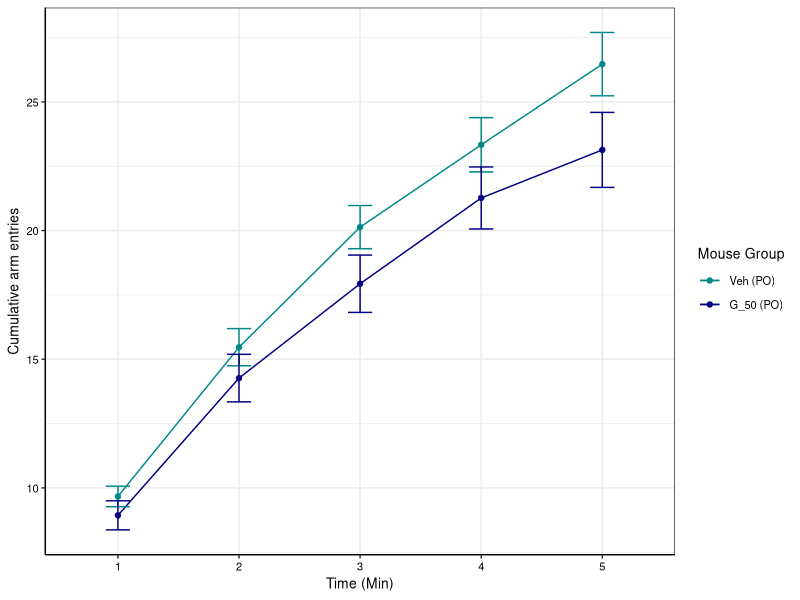
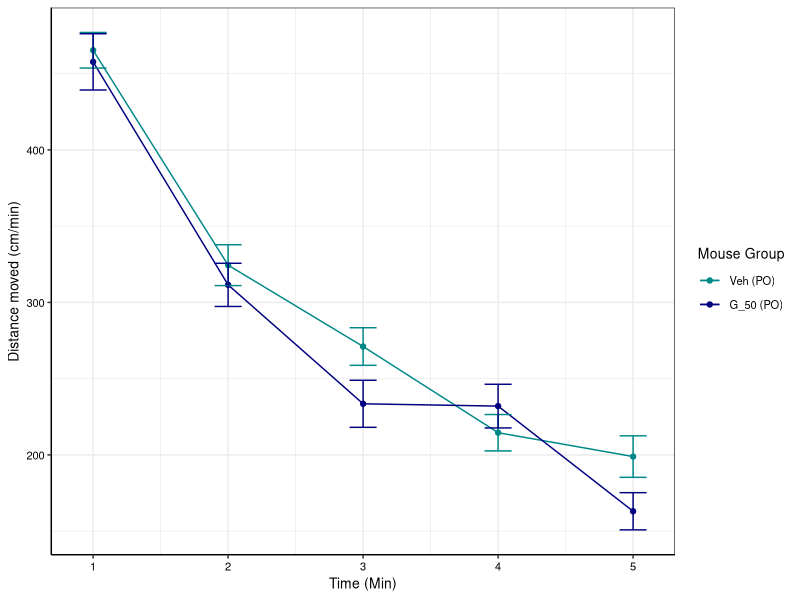
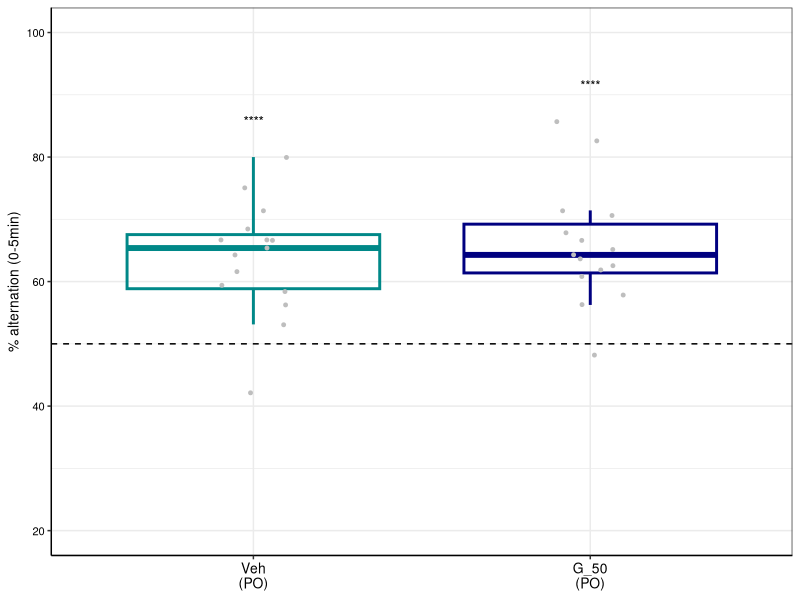
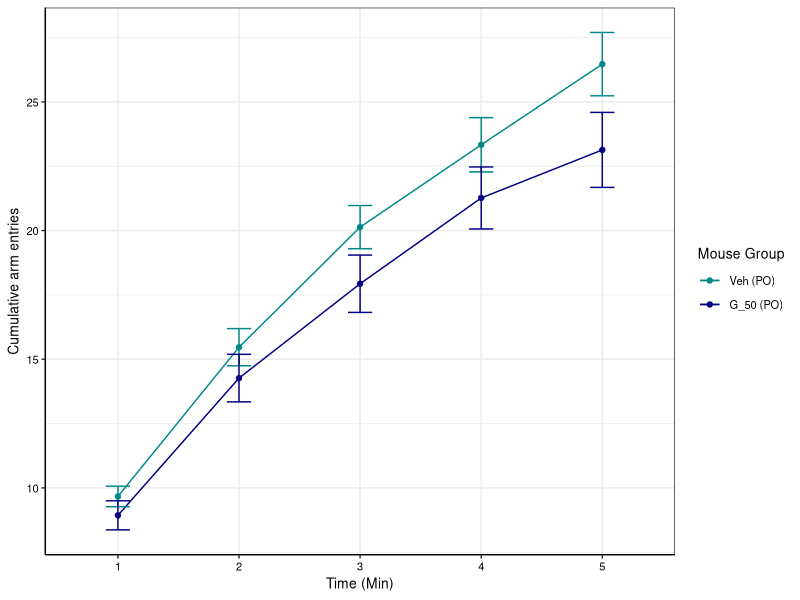
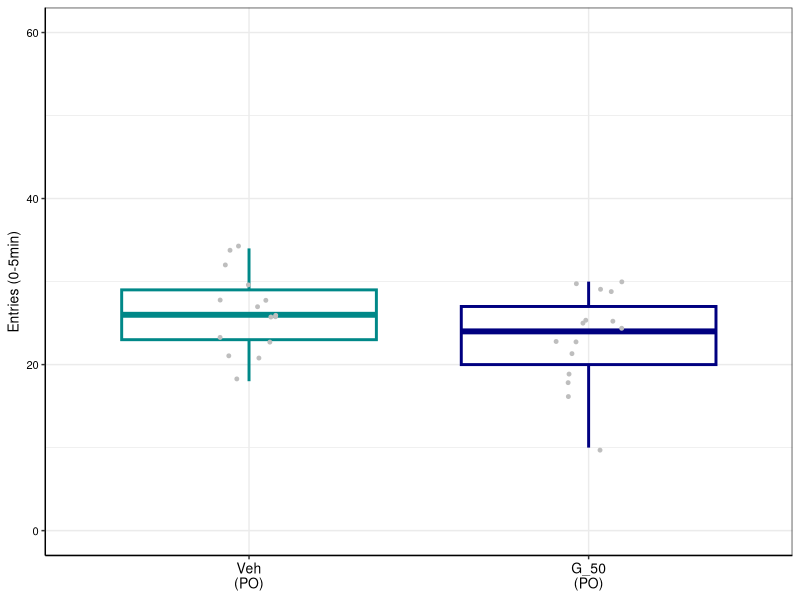
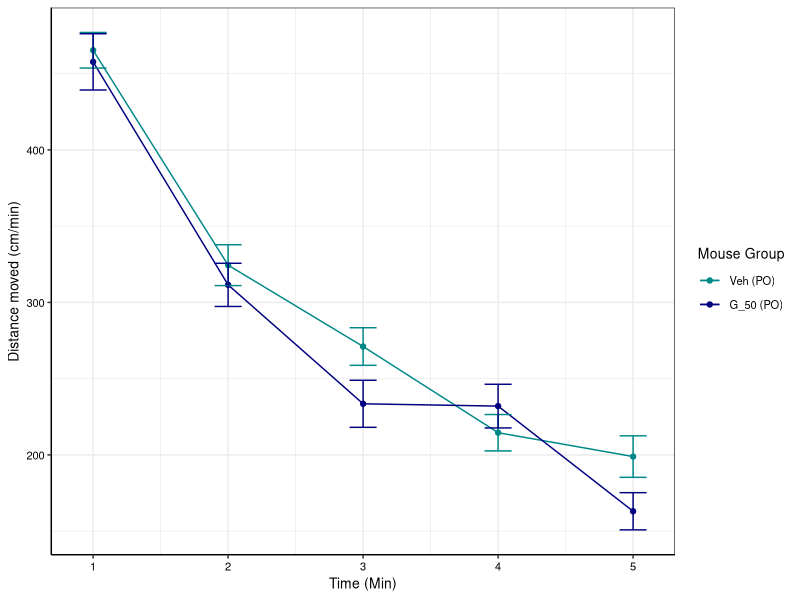
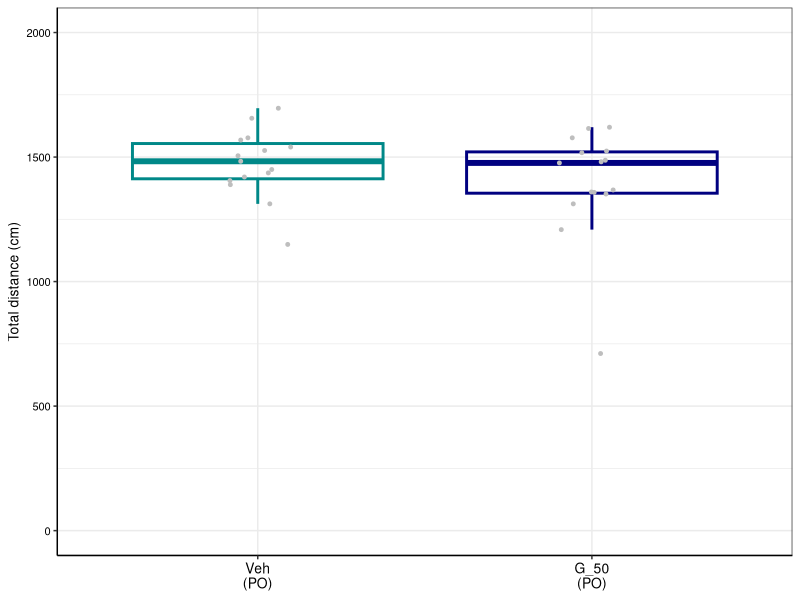

Write the R code that produced these figures, in order.
## ---- chunk 1
library(dplyr)
library(ggplot2)
library(readxl)
library(ggpubr)
library(rstatix)
library(multcomp)
## ---- chunk 2
ymaze_data <- read_excel("Female cohort - PO/Data to plot - female cohort.xlsx", sheet = "Ymaze")
ymaze_data$Value <- as.numeric(ymaze_data$Value)
ymaze_data$`Mouse Group` <- ifelse(ymaze_data$`Mouse Group` == 'Veh (PO)', 'Veh\n(PO)', 'G_50\n(PO)')
ymaze_data$`Mouse Group` <- factor(ymaze_data$`Mouse Group`,
                                levels = c("Veh\n(PO)", "G_50\n(PO)"))
## ---- chunk 3
plotting_func_alternation <- function(df, variable, ylab, fname, wid = 2, ht = 2) {
  df <- dplyr::filter(df, Measure == variable)
  
  # Compute statistics
  # One sample t-test vs. chance (50% alternation) per group
  # Have to remove NA data first
  df <- dplyr::filter(df, !is.na(Value))
  tests <- df %>%
    dplyr::group_by(`Mouse Group`) %>%
    rstatix::t_test(Value ~ 1, mu = 50, detailed = TRUE) %>%
    rstatix::add_significance() %>%
    dplyr::ungroup()
  
  # Define positions of significance stars
  sig_pos <- df %>%
    dplyr::group_by(`Mouse Group`) %>%
    dplyr::summarise(y.position = min(100, max(Value, na.rm = TRUE) + 5), .groups = "drop")
  
  # Merge
  tests <- merge(tests, sig_pos, by = "Mouse Group") %>%
    dplyr::mutate(label = p.signif)
  
  ggplot(df, aes(x=`Mouse Group`, y=Value)) +
    geom_boxplot(aes(color = `Mouse Group`), fill = NA, outlier.shape = NA, linewidth = 1) +
    geom_point(color = "grey", position = position_jitter(width = 0.1), size = 1) +
    scale_color_manual(values = c("Veh\n(PO)" = "#008888", "G_50\n(PO)" = "#000080")) +
    geom_text(data = tests, aes(x = `Mouse Group`, y = y.position, label = label), vjust = 0, size = 3.5) +
    theme_bw() +
    theme(legend.position = "none",
      axis.line = element_line(color='black'),
      axis.text.y = element_text(size = 8, color = 'black'),
      axis.text.x = element_text(size = 10, color = 'black'),
      axis.title.y = element_text(size = 10, color = 'black'),
      axis.title.x = element_blank()) +
    labs(y = ylab) +
    geom_hline(yintercept = 50, linetype = 'dashed', color = 'black') +
    ylim(20,100)
  
  ggsave(fname, width = wid, height = ht)
  
  return(tests)
}
## ---- chunk 4
# "% alternation (0-5min)"
pc_alt_05 <- plotting_func_alternation(ymaze_data, "% alternation (0-5min)",
              "% alternation (0-5min)", "Female cohort - PO/ymaze_pc_alternation_0_to_5.pdf")
## ---- chunk 5
entries <- dplyr::filter(ymaze_data, startsWith(Measure, 'Entries'))

# Add a timepoint column
entries$Time <- substr(entries$Measure, 12, 12)

# Need a "summary" data frame
entries_summary <- entries %>%
  group_by(`Mouse Group`, Time) %>%
  summarise(
    mean_value = mean(Value, na.rm = TRUE),
    se = sd(Value, na.rm = TRUE) / sqrt(n()),
    .groups = "drop"
  )

# Want to get rid of the newline for the line graph legend
entries_summary$`Mouse Group` <- ifelse(entries_summary$`Mouse Group` == 'Veh\n(PO)', 'Veh (PO)', 'G_50 (PO)')
entries_summary$`Mouse Group` <- factor(entries_summary$`Mouse Group`,
                                        levels = c("Veh (PO)", "G_50 (PO)"))

# Plot line graph
ggplot(entries_summary, aes(x = Time, y = mean_value, color = `Mouse Group`, group = `Mouse Group`)) + geom_line() + geom_point() + geom_errorbar(aes(ymin = mean_value - se, ymax = mean_value + se), width = 0.2) + labs(x = "Time (Min)", y = "Cumulative arm entries") +
    scale_color_manual(values = c("Veh (PO)" = "#008888", "G_50 (PO)" = "#000080")) +
    theme_bw() +
    theme(axis.line = element_line(color='black'),
      axis.text = element_text(size = 8, color = 'black'),
      axis.title = element_text(size = 10, color = 'black'),
      legend.title = element_text(size = 10, color = 'black'),
      legend.text = element_text(size = 8, color = 'black'))

ggsave('Female cohort - PO/ymaze_cumulative_arm_entries.pdf', width = 4, height = 2)
## ---- chunk 6
generic_boxplot_func <- function(df, variable, ylab,
                          fname, ymax, wid = 2, ht = 2) {
  
  df <- dplyr::filter(df, Measure == variable)
  ggplot(df, aes(x=`Mouse Group`, y=Value)) +
    geom_boxplot(aes(color = `Mouse Group`), fill = NA, outlier.shape = NA, linewidth = 1) +
    geom_point(color = "grey", position = position_jitter(width = 0.1), size = 1) +
    scale_color_manual(values = c("Veh\n(PO)" = "#008888", "G_50\n(PO)" = "#000080")) +
    theme_bw() +
    theme(legend.position = "none",
      axis.line = element_line(color='black'),
      axis.text.y = element_text(size = 8, color = 'black'),
      axis.text.x = element_text(size = 10, color = 'black'),
      axis.title.y = element_text(size = 10, color = 'black'),
      axis.title.x = element_blank()) +
    labs(y = ylab) + ylim(0, ymax)
  
  ggsave(fname, width = wid, height = ht)
}
## ---- chunk 7
generic_boxplot_func(entries, 'Entries (0-5min)', 'Entries (0-5min)',
                     'Female cohort - PO/ymaze_entries_05_boxplot.pdf', 60)

for_stats <- dplyr::filter(entries, Measure == 'Entries (0-5min)')
t.test(dplyr::filter(for_stats, `Mouse Group` == 'Veh\n(PO)')$Value,
       dplyr::filter(for_stats, `Mouse Group` == 'G_50\n(PO)')$Value)
## ---- chunk 8
distance <- dplyr::filter(ymaze_data, startsWith(Measure, 'Distance'))

# Add a timepoint column
distance$Time <- rep(seq(1,5), each = 30)

# Need a "summary" data frame
distance_summary <- distance %>%
  group_by(`Mouse Group`, Time) %>%
  summarise(
    mean_value = mean(Value, na.rm = TRUE),
    se = sd(Value, na.rm = TRUE) / sqrt(n()),
    .groups = "drop"
  )

# Want to get rid of the newline for the line graph legend
distance_summary$`Mouse Group` <- ifelse(distance_summary$`Mouse Group` == 'Veh\n(PO)', 'Veh (PO)', 'G_50 (PO)')
distance_summary$`Mouse Group` <- factor(distance_summary$`Mouse Group`, levels = c("Veh (PO)", "G_50 (PO)"))

# Plot line graph
ggplot(distance_summary, aes(x = Time, y = mean_value, color = `Mouse Group`, group = `Mouse Group`)) + geom_line() + geom_point() + geom_errorbar(aes(ymin = mean_value - se, ymax = mean_value + se), width = 0.2) + labs(x = "Time (Min)", y = "Distance moved (cm/min)") +
    scale_color_manual(values = c("Veh (PO)" = "#008888", "G_50 (PO)" = "#000080")) +
    theme_bw() +
    theme(axis.line = element_line(color='black'),
      axis.text = element_text(size = 8, color = 'black'),
      axis.title = element_text(size = 10, color = 'black'),
      legend.title = element_text(size = 10, color = 'black'),
      legend.text = element_text(size = 8, color = 'black'))

ggsave('Female cohort - PO/ymaze_distance_moved_per_min.pdf', width = 4, height = 2)
## ---- chunk 9
distance_sum <- dplyr::filter(ymaze_data, Measure == "Total distance moved (cm)")

generic_boxplot_func(distance_sum, 'Total distance moved (cm)', 'Total distance (cm)', 'Female cohort - PO/ymaze_total_distance_boxplot.pdf', 2000)

t.test(dplyr::filter(distance_sum, `Mouse Group` == 'Veh\n(PO)')$Value,
       dplyr::filter(distance_sum, `Mouse Group` == 'G_50\n(PO)')$Value)
